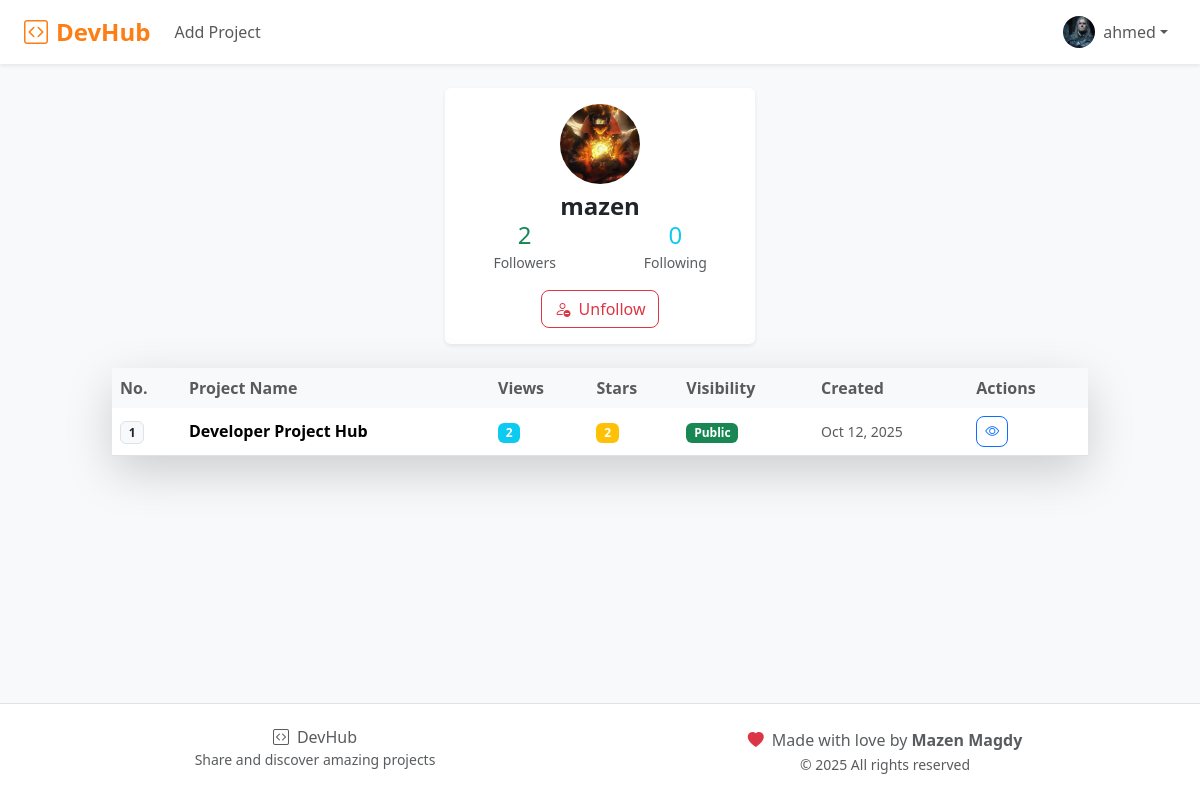
The page /user/mazen/dashboard/ (signed in) on the database as committed earlier.
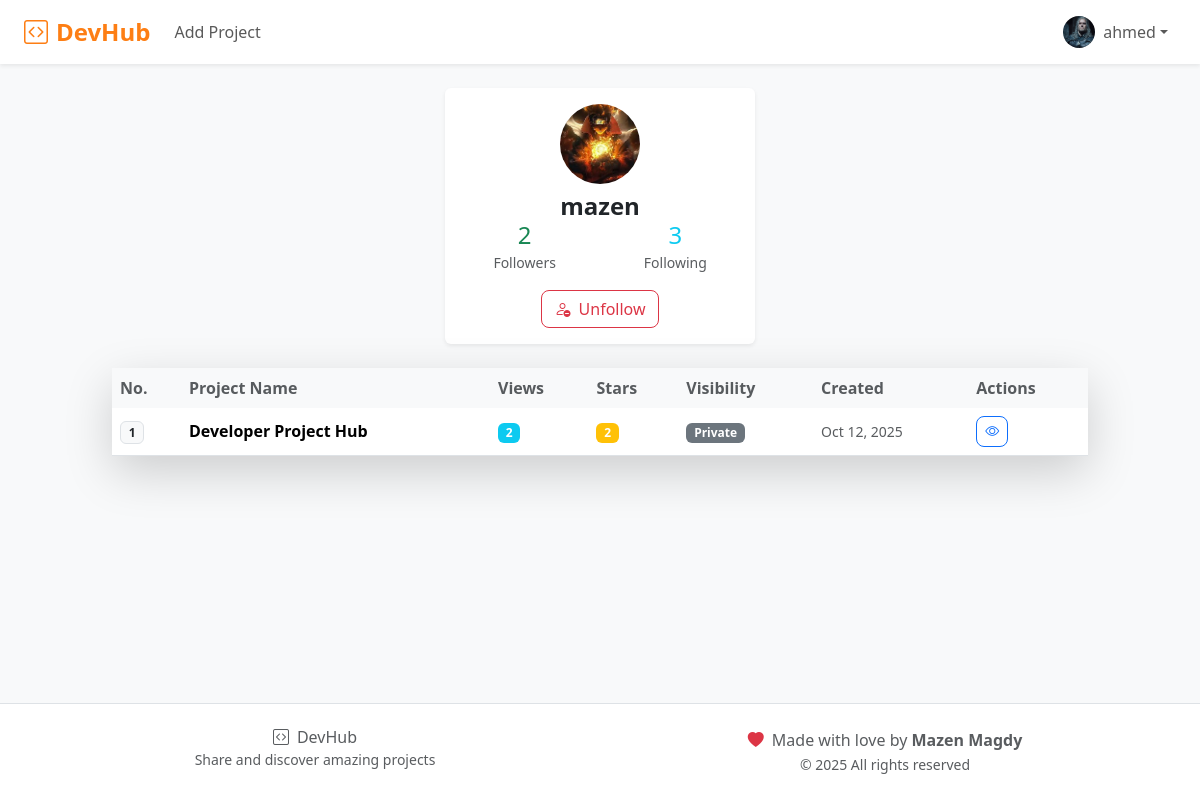
The same page on the database as committed later.
### projects/models.py (models this page shows, shortened)
class Project(models.Model):
    owner = models.ForeignKey(User, on_delete=models.CASCADE, related_name="projects")
    title = models.CharField(max_length=255)
    overview = models.CharField(max_length=100)
    description = models.TextField(blank=True)
    video_url = models.URLField(blank=True)
    github_url = models.URLField(blank=True)
    image = models.ImageField(blank=True, upload_to="media")
    objectives = models.TextField(blank=True)
    key_learning = models.TextField(blank=True)
    is_public = models.BooleanField(default=True)
    technologies = models.ManyToManyField(
        Technology, related_name="projects", blank=True
    )
    viewers = models.ManyToManyField(
        User, related_name="viewed_projects", blank=True, editable=False
    )
    stars = models.ManyToManyField(User, related_name="starred_projects", blank=True)
    timestamp = models.DateTimeField(auto_now_add=True)
    class Meta:
        ordering = ["-timestamp"]

### accounts/views.py (the view)
# urls.py: path("user/<str:username>/dashboard/", views.dashboard, name="dashboard"),
@login_required
def dashboard(request, username):
    user = get_object_or_404(User, username=username)
    projects = Project.objects.filter(owner=user)
    is_following = request.user in user.followers.all()
    return render(
        request,
        "accounts/dashboard.html",
        {
            "projects": projects,
            "profile": user.serializer(),
            "is_following": is_following,
        },
    )

### accounts/models.py (called while the page is built)
    def serializer(self):
        return {
            "id": self.id,
            "username": self.username,
            "photo": self.photo,
            "followers": self.followers.count(),
            "following": self.following.count(),
        }

### accounts/templates/accounts/dashboard.html (shortened to what the changed rows need)
{% extends "projects/layout.html" %}
{% load static %}
{% block main %}
<div class="container-fluid py-4">
    <div class="row justify-content-center">
        <div class="col-xl-10">
            <div class="row justify-content-center mb-4">
                <div class="col-lg-4">
                    <div class="card shadow-sm border-0">
                        <div class="card-body">
                            <div class="row align-items-center justify-content-between">
                                <div class="text-center mb-3">
                                    <div class="row">
                                        <div class="col-6">
                                            <h4 class="text-info mb-0">{{ profile.following }}</h4>
                                            <small class="text-muted">Following</small>
                                        </div>
                                    </div>
                                </div>
                            </div>
                        </div>
                    </div>
                </div>
            </div>
            <div class="card shadow-lg border-0">
                <div class="card-body p-0">
                    {% if projects %}
                        <div class="table-responsive">
                            <table class="table table-hover mb-0">
                                <thead class="table-light">
                                    <tr>
                                        <th class="border-0 fw-semibold text-muted">No.</th>
                                        <th class="border-0 fw-semibold text-muted">Project Name</th>
                                        <th class="border-0 fw-semibold text-muted">Views</th>
                                        <th class="border-0 fw-semibold text-muted">Stars</th>
                                        <th class="border-0 fw-semibold text-muted">Visibility</th>
                                        <th class="border-0 fw-semibold text-muted">Created</th>
                                        <th class="border-0 fw-semibold text-muted">Actions</th>
                                    </tr>
                                </thead>
                                <tbody>
                                    {% for project in projects %}
                                        <tr>
                                            <td class="align-middle">
                                                <span class="badge bg-light text-dark border">{{ forloop.revcounter }}</span>
                                            </td>
                                            <td class="align-middle">
                                                <h6 class="mb-0 fw-semibold project-title">{{ project.title }}</h6>
                                            </td>
                                            <td class="align-middle">
                                                <span class="badge bg-info">{{ project.viewers.count }}</span>
                                            </td>
                                            <td class="align-middle">
                                                <span class="badge bg-warning">{{ project.stars.count }}</span>
                                            </td>
                                            <td class="align-middle">
                                                {% if project.owner == user %}
                                                    <select name="visibility" data-id="{{ project.id }}" class="visibility-select badge bg-light text-black">
                                                        <option value="public" {% if project.is_public %}selected disabled{% endif %}>Public</option>
                                                        <option value="private" {% if not project.is_public %}selected disabled{% endif %}>Private</option>
                                                    </select>
                                                {% else %}
                                                    {% if project.is_public %}
                                                        <span class="badge bg-success">Public</span>
                                                    {% else %}
                                                        <span class="badge bg-secondary">Private</span>
                                                    {% endif %}
                                                {% endif %}
                                            </td>
                                            <td class="align-middle">
                                                <small class="text-muted">{{ project.timestamp|date:"M d, Y" }}</small>
                                            </td>
                                            <td class="align-middle">
                                                <div class="btn-group" role="group">
                                                    <a href="{% url 'projects:detail' project.id %}"
                                                        class="btn btn-sm btn-outline-primary" title="View Project">
                                                        <i class="bi bi-eye"></i>
                                                    </a>
                                                </div>
                                            </td>
                                        </tr>
                                    {% endfor %}
                                </tbody>
                            </table>
                        </div>
                    {% else %}
                        <div class="text-center py-3">
                            <h4 class="text-muted">No Projects Yet</h4>
                        </div>
                    {% endif %}
                </div>
            </div>
        </div>
    </div>
</div>
{% endblock %}

Rows that differ between the two databases and show on the page:
changed Project "Developer Project Hub": is_public "Public" → "Private"
Other text that changed with them:
{{ profile.following }}: "0" → "3"
